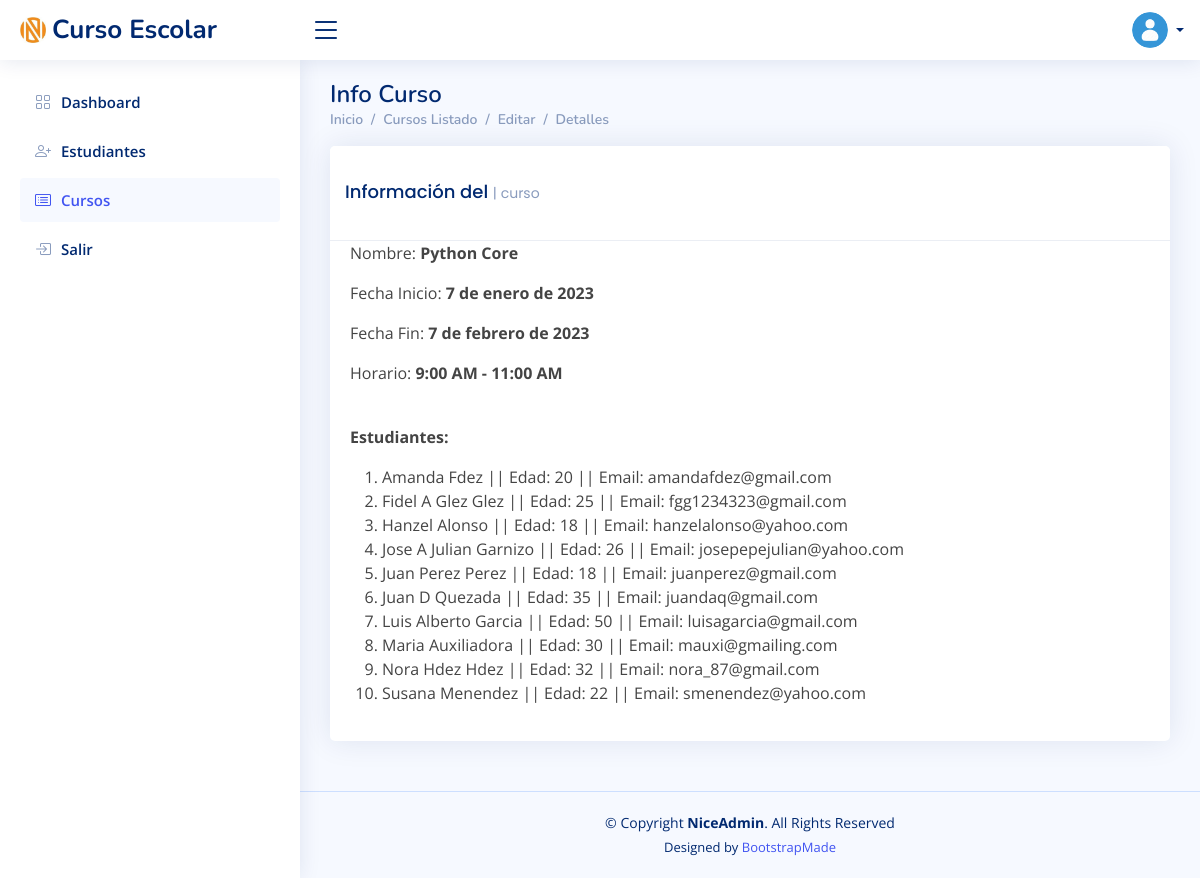
Page /courses/detail/1/ (signed in) on the committed database.
### courses_students_app/models.py (models this page shows, shortened)
class Course(models.Model):
    SCHEDULE_LIST = (
        ("9_11", '9:00 AM - 11:00 AM',),
        ("11_13", '11:00 AM - 1:00 PM',),
        ("13_15", '1:00 PM - 3:00 PM',),
        ("15_17", '3:00 PM - 5:00 PM',),
        ("17_19", '5:00 PM - 7:00 PM',),
        ("19_21", '7:00 PM - 9:00 PM',),
    )
    name = models.CharField(verbose_name="Nombre", max_length=255)
    schedule = models.CharField(verbose_name="Horario", max_length=255, choices=SCHEDULE_LIST)
    start_date = models.DateTimeField(verbose_name="Fecha inicio")
    end_date = models.DateTimeField(verbose_name="Fecha fin")
    students = models.ManyToManyField(Student, verbose_name="Estudiantes", blank=True)
    class Meta:
        verbose_name = 'Curso'
        verbose_name_plural = 'Cursos'
        ordering = ('start_date',)

class Student(models.Model):
    name = models.CharField(verbose_name="Nombre", max_length=255, validators=[validate_name])
    lastname = models.CharField(verbose_name="Apellidos", max_length=255, validators=[validate_name])
    age = models.IntegerField(verbose_name="Edad", validators=[validate_age])
    email = models.EmailField(verbose_name="Correo electrónico", max_length=254)
    class Meta:
        verbose_name = 'Estudiante'
        verbose_name_plural = 'Estudiantes'
        ordering = ('name',)
    def __str__(self):
        return f"{self.name} {self.lastname}"
    def full_info(self):
        return self.__str__() + f" || Edad: {self.age} || Email: {self.email}"

### courses_students_app/views.py (the view)
# urls.py: path("courses/detail/<int:pk>/", login_required(views.courses_detail), name="courses_detail"),
def courses_detail(request, pk):
    course = Course.objects.get(pk=pk)
    return render(request, "courses_students_app/course/course_detail.html", {"course": course})

### templates/courses_students_app/course/course_detail.html
{% extends 'courses_students_app/course/course_list.html' %}
{% load static %}
{% block title %} Info Curso {% endblock %}
{% block breadcrumb %}
    {{block.super}}
    <li class="breadcrumb-item"><a href="{% url 'courses_update' course.pk %}">Editar</a></li>
    <li class="breadcrumb-item"><a href="{% url 'courses_detail' course.pk %}">Detalles</a></li>
{% endblock %}
{% block content %}
<div class="col-12">
    <div class="card recent-sales overflow-auto">
        <div class="card-header">
            <h3 class="card-title">Información del <span>| curso</span></h3>
        </div>
        <div class="card-body">
            <p>Nombre: <b>{{course.name}}</b></p>
            <p>Fecha Inicio: <b>{{course.start_date|date}}</b></p>
            <p>Fecha Fin: <b>{{course.end_date|date}}</b></p>
            <p>Horario: <b>{{course.get_schedule_display}}</b></p>
            <br>
            <p><b>Estudiantes:</b></p>
                <ol>
                {% for student in course.students.all %}
                <li>{{student.full_info}}</li>
                {% endfor %}
                </ol>
        </div>
    </div>
</div>
{% endblock %}

### static/assets/css/style.css (style rules this page uses)
:root { scroll-behavior: smooth; }
body { font-family: "Open Sans", sans-serif; background: #f6f9ff; color: #444444; }
a { color: #4154f1; text-decoration: none; }
h1, h2, h3, h4, h5, h6 { font-family: "Nunito", sans-serif; }
.card { margin-bottom: 30px; border: none; border-radius: 5px; box-shadow: 0px 0 30px rgba(1, 41, 112, 0.1); }
.card-header, .card-footer { border-color: #ebeef4; background-color: #fff; color: #798eb3; padding: 15px; }
.card-title { padding: 20px 0 15px 0; font-size: 18px; font-weight: 500; color: #012970; font-family: "Poppins", sans-serif; }
.card-title span { color: #899bbd; font-size: 14px; font-weight: 400; }
.card-body { padding: 0 20px 20px 20px; }
.breadcrumb a { color: #899bbd; transition: 0.3s; }
.breadcrumb .breadcrumb-item::before { color: #899bbd; }

### rows in the picture
Course: name "Python Core", start_date "7 de enero de 2023", end_date "7 de febrero de 2023", schedule "9:00 AM - 11:00 AM"
Student: full_info "Amanda Fdez || Edad: 20 || Email: amandafdez@gmail.com"
Student: full_info "Fidel A Glez Glez || Edad: 25 || Email: fgg1234323@gmail.com"
Student: full_info "Hanzel Alonso || Edad: 18 || Email: hanzelalonso@yahoo.com"
Student: full_info "Jose A Julian Garnizo || Edad: 26 || Email: josepepejulian@yahoo.com"
Student: full_info "Juan Perez Perez || Edad: 18 || Email: juanperez@gmail.com"
Student: full_info "Juan D Quezada || Edad: 35 || Email: juandaq@gmail.com"
Student: full_info "Luis Alberto Garcia || Edad: 50 || Email: luisagarcia@gmail.com"
Student: full_info "Maria Auxiliadora || Edad: 30 || Email: mauxi@gmailing.com"
Student: full_info "Nora Hdez Hdez || Edad: 32 || Email: nora_87@gmail.com"
Student: full_info "Susana Menendez || Edad: 22 || Email: smenendez@yahoo.com"
